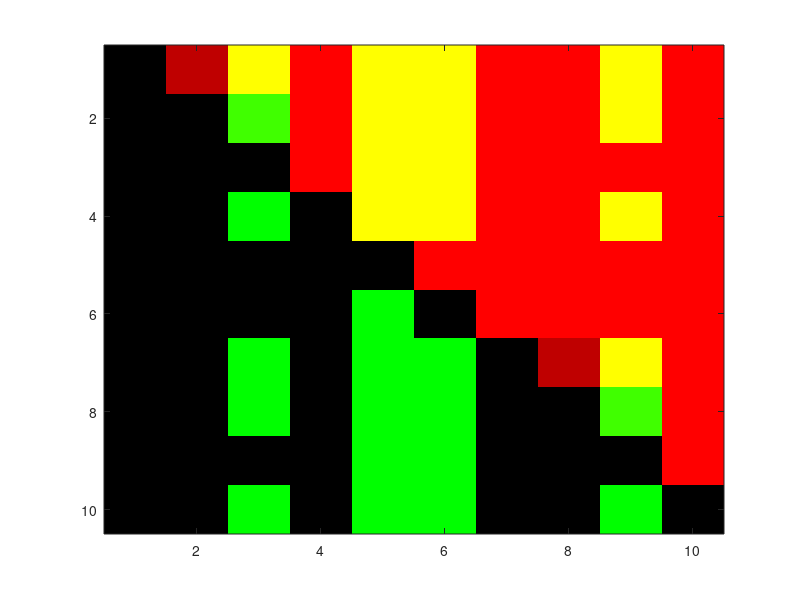

The MATLAB source for this figure:
% In class on Thu, I posed the question:
% Suppose I give you n notes represented as a point-set D
% consisting of (ontime, MNN)-pairs.

% What could you do with pairs of notes, in terms of a mathematical
% manipulation f(d_i, d_j) and then storing the result, such that if I
% came back to you with a transposed or time-shifted version of those
% notes, say E, then re-application of f to pairs of points from E should
% lead to the *same* result as applying f to D?

% Opening phrase and a bit of Happy Birthday, as a point set:
D = [0 55; 0.75 55; 1 59; 1.5 57; 2 55; 3 60; 4 59; 6 55; 6.75 55; 7 57; 8 55];
% Opening phrase and a bit of Happy Birthday, as a point set, with a slight
% variation (additional note) near the beginning:
E = [40 60; 40.75 60; 41 62; 42 60; 43 65; 44 64; 46 60; 46.75 60; 47 62; 48 60];

% Your ideas
% 1. Differences between consecutive pairs of points.
diffD = diff(D);
diffE = diff(E);

% 2. Subtract the first note from everything.
Dmc = D - D(1, :);
Emc = E - E(1, :);

% My suggestion
% Ideas (1) and (2) are both really good. In class I started talking about
% the fragility of these ideas with respect to missing or extra notes, but
% that was a bit unfair because it wasn't in my original question.

% So I suggested the following, producing multidimensional arrays A and B.
% Sometimes such arrays are referred to as difference arrays or "the
% difference matrix" or "self-similarity matrix" (even though technically
% it's not a matrix because of its dimensionality).
% 3. Store pairwise differences between points.
n = length(D);
A = zeros(n, n, 3);
for i=1:n
  for j=1:n
    A(i, j, 1:2) = D(j, :) - D(i, :);
  end
end
close all; image(A);

n = length(E);
B = zeros(n, n, 3);
for i=1:n
  for j=1:n
    B(i, j, 1:2) = E(j, :) - E(i, :);
  end
end
image(B);


% If you look at these arrays in MATLAB's Workspace browser, you will see
% they are not identical to one another. A is a bit bigger than B because
% D contained an extra note. So this isn't *the* solution either, but it's
% step in a useful direction.

% Pay attention to the structure of either A or B: zeros on the diagonal;
% skew-symmetric (meaning A(i, j) = -A(j, i)).

% So we can discard the diagonal and lower triangle (it's a waste of time
% calculating them), but still the number of elements in the upper triangle
% of a matrix grows like O(n^2) with the number of elements in the input
% point set, so we need *heuristics* or *constraints* (or some other clever
% idea) on which pairs of points to bother calculating d_j - d_i for.

% We will resume this exploration next week!
